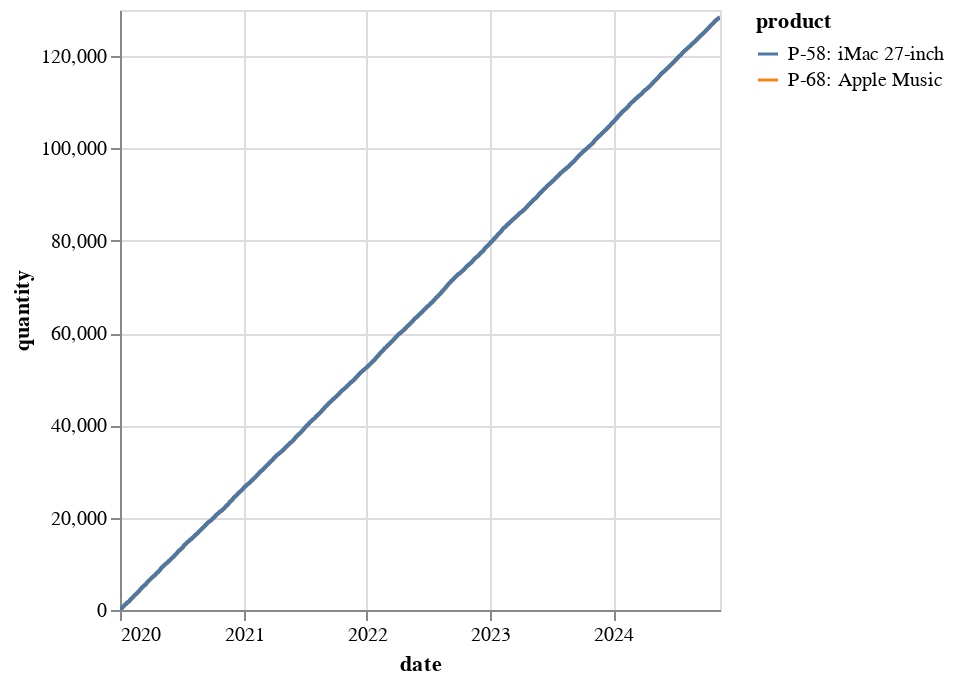

Notebook cell for this chart:
### Markdown cell above
### Top sales over time

### Code cell
sales_over_time = (
    sales
    .group_by('sale_date', 'product_id')
    .agg(
        pl.col('quantity').sum().cast(pl.UInt64)
    )
    .join(top_products.lazy().head(2), on='product_id', how='right')
    .sort('sale_date')
    .select(
        pl.col('sale_date').alias('date'),
        (pl.col('product_id') + ': ' + pl.col('product_name')).alias('product'),
        pl.col('quantity').cum_sum()
    )
).collect()

sales_over_time.plot.line(x='date', y='quantity', color='product')

### Figure 1 — Vega-Lite specification as saved in the notebook (floating-point values rounded to 4 significant figures; data arrays with more than 128 entries replaced by an {"elided": "..."} marker saying what was removed)
{"config": {"view": {"continuousWidth": 300, "continuousHeight": 300}}, "data": {"name": "data-0841fdd8a7484d4557f180f972a52e77"}, "mark": {"type": "line", "tooltip": true}, "encoding": {"color": {"field": "product", "type": "nominal"}, "x": {"field": "date", "type": "temporal"}, "y": {"field": "quantity", "type": "quantitative"}}, "params": [{"name": "param_2", "select": {"type": "interval", "encodings": ["x", "y"]}, "bind": "scales"}], "$schema": "https://vega.github.io/schema/vega-lite/v5.20.1.json", "datasets": {"data-0841fdd8a7484d4557f180f972a52e77": {"elided": "3553 records"}}}
